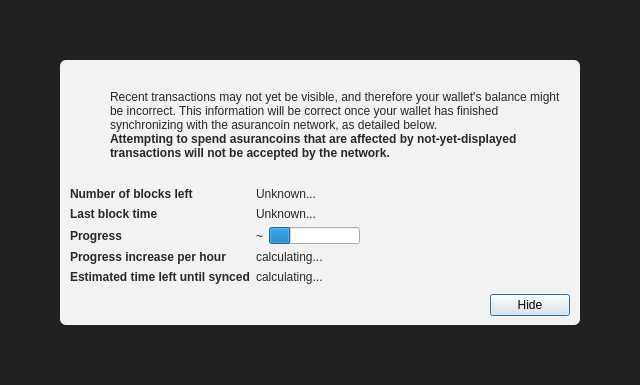
<?xml version="1.0" encoding="UTF-8"?>
<ui version="4.0">
 <class>ModalOverlay</class>
 <widget class="QWidget" name="ModalOverlay">
  <property name="geometry">
   <rect>
    <x>0</x>
    <y>0</y>
    <width>640</width>
    <height>385</height>
   </rect>
  </property>
  <property name="windowTitle">
   <string>Form</string>
  </property>
  <layout class="QVBoxLayout" name="verticalLayout" stretch="0">
   <property name="sizeConstraint">
    <enum>QLayout::SetDefaultConstraint</enum>
   </property>
   <property name="leftMargin">
    <number>0</number>
   </property>
   <property name="topMargin">
    <number>0</number>
   </property>
   <property name="rightMargin">
    <number>0</number>
   </property>
   <property name="bottomMargin">
    <number>0</number>
   </property>
   <item>
    <widget class="QWidget" name="bgWidget" native="true">
     <property name="styleSheet">
      <string notr="true">#bgWidget { background: rgba(0,0,0,220); }</string>
     </property>
     <layout class="QVBoxLayout" name="verticalLayoutMain" stretch="1">
      <property name="leftMargin">
       <number>60</number>
      </property>
      <property name="topMargin">
       <number>60</number>
      </property>
      <property name="rightMargin">
       <number>60</number>
      </property>
      <property name="bottomMargin">
       <number>60</number>
      </property>
      <item>
       <widget class="QWidget" name="contentWidget" native="true">
        <property name="styleSheet">
         <string notr="true">#contentWidget { background: rgba(255,255,255,240); border-radius: 6px; }

QLabel { color: rgb(40,40,40);  }</string>
        </property>
        <layout class="QVBoxLayout" name="verticalLayoutSub" stretch="1,0,0,0">
         <property name="spacing">
          <number>0</number>
         </property>
         <property name="leftMargin">
          <number>10</number>
         </property>
         <property name="topMargin">
          <number>10</number>
         </property>
         <property name="rightMargin">
          <number>10</number>
         </property>
         <property name="bottomMargin">
          <number>10</number>
         </property>
         <item>
          <layout class="QHBoxLayout" name="horizontalLayoutIconText" stretch="0,1">
           <property name="topMargin">
            <number>20</number>
           </property>
           <item>
            <layout class="QVBoxLayout" name="verticalLayoutIcon">
             <property name="leftMargin">
              <number>0</number>
             </property>
             <item>
              <widget class="QPushButton" name="warningIcon">
               <property name="enabled">
                <bool>false</bool>
               </property>
               <property name="text">
                <string/>
               </property>
               <property name="icon">
                <iconset>
                 <normaloff>:/icons/warning</normaloff>
                 <disabledoff>:/icons/warning</disabledoff>:/icons/warning</iconset>
               </property>
               <property name="iconSize">
                <size>
                 <width>48</width>
                 <height>48</height>
                </size>
               </property>
               <property name="flat">
                <bool>true</bool>
               </property>
              </widget>
             </item>
             <item>
              <spacer name="verticalSpacerWarningIcon">
               <property name="orientation">
                <enum>Qt::Vertical</enum>
               </property>
               <property name="sizeHint" stdset="0">
                <size>
                 <width>20</width>
                 <height>40</height>
                </size>
               </property>
              </spacer>
             </item>
            </layout>
           </item>
           <item>
            <layout class="QVBoxLayout" name="verticalLayoutInfoText">
             <property name="leftMargin">
              <number>0</number>
             </property>
             <property name="topMargin">
              <number>0</number>
             </property>
             <item>
              <widget class="QLabel" name="infoText">
               <property name="text">
                <string>Recent transactions may not yet be visible, and therefore your wallet's balance might be incorrect. This information will be correct once your wallet has finished synchronizing with the asurancoin network, as detailed below.</string>
               </property>
               <property name="textFormat">
                <enum>Qt::RichText</enum>
               </property>
               <property name="wordWrap">
                <bool>true</bool>
               </property>
              </widget>
             </item>
             <item>
              <widget class="QLabel" name="infoTextStrong">
               <property name="font">
                <font>
                 <weight>75</weight>
                 <bold>true</bold>
                </font>
               </property>
               <property name="text">
                <string>Attempting to spend asurancoins that are affected by not-yet-displayed transactions will not be accepted by the network.</string>
               </property>
               <property name="textFormat">
                <enum>Qt::RichText</enum>
               </property>
               <property name="wordWrap">
                <bool>true</bool>
               </property>
              </widget>
             </item>
             <item>
              <spacer name="verticalSpacerInTextSpace">
               <property name="orientation">
                <enum>Qt::Vertical</enum>
               </property>
               <property name="sizeHint" stdset="0">
                <size>
                 <width>20</width>
                 <height>40</height>
                </size>
               </property>
              </spacer>
             </item>
            </layout>
           </item>
          </layout>
         </item>
         <item>
          <spacer name="verticalSpacerAfterText">
           <property name="orientation">
            <enum>Qt::Vertical</enum>
           </property>
           <property name="sizeHint" stdset="0">
            <size>
             <width>20</width>
             <height>40</height>
            </size>
           </property>
          </spacer>
         </item>
         <item>
          <layout class="QFormLayout" name="formLayout">
           <property name="fieldGrowthPolicy">
            <enum>QFormLayout::FieldsStayAtSizeHint</enum>
           </property>
           <property name="horizontalSpacing">
            <number>6</number>
           </property>
           <property name="verticalSpacing">
            <number>6</number>
           </property>
           <property name="topMargin">
            <number>10</number>
           </property>
           <item row="0" column="0">
            <widget class="QLabel" name="labelNumberOfBlocksLeft">
             <property name="font">
              <font>
               <weight>75</weight>
               <bold>true</bold>
              </font>
             </property>
             <property name="text">
              <string>Number of blocks left</string>
             </property>
            </widget>
           </item>
           <item row="0" column="1">
            <widget class="QLabel" name="numberOfBlocksLeft">
             <property name="text">
              <string>Unknown...</string>
             </property>
            </widget>
           </item>
           <item row="1" column="0">
            <widget class="QLabel" name="labelLastBlockTime">
             <property name="font">
              <font>
               <weight>75</weight>
               <bold>true</bold>
              </font>
             </property>
             <property name="text">
              <string>Last block time</string>
             </property>
            </widget>
           </item>
           <item row="1" column="1">
            <widget class="QLabel" name="newestBlockDate">
             <property name="sizePolicy">
              <sizepolicy hsizetype="Maximum" vsizetype="Preferred">
               <horstretch>0</horstretch>
               <verstretch>0</verstretch>
              </sizepolicy>
             </property>
             <property name="text">
              <string>Unknown...</string>
             </property>
            </widget>
           </item>
           <item row="2" column="0">
            <widget class="QLabel" name="labelSyncDone">
             <property name="font">
              <font>
               <weight>75</weight>
               <bold>true</bold>
              </font>
             </property>
             <property name="text">
              <string>Progress</string>
             </property>
            </widget>
           </item>
           <item row="2" column="1">
            <layout class="QHBoxLayout" name="horizontalLayoutSync" stretch="0,1">
             <item>
              <widget class="QLabel" name="percentageProgress">
               <property name="text">
                <string notr="true">~</string>
               </property>
              </widget>
             </item>
             <item>
              <widget class="QProgressBar" name="progressBar">
               <property name="value">
                <number>24</number>
               </property>
               <property name="format">
                <string/>
               </property>
              </widget>
             </item>
            </layout>
           </item>
           <item row="4" column="0">
            <widget class="QLabel" name="labelProgressIncrease">
             <property name="font">
              <font>
               <weight>75</weight>
               <bold>true</bold>
              </font>
             </property>
             <property name="text">
              <string>Progress increase per hour</string>
             </property>
            </widget>
           </item>
           <item row="4" column="1">
            <widget class="QLabel" name="progressIncreasePerH">
             <property name="text">
              <string>calculating...</string>
             </property>
            </widget>
           </item>
           <item row="5" column="0">
            <widget class="QLabel" name="labelEstimatedTimeLeft">
             <property name="font">
              <font>
               <weight>75</weight>
               <bold>true</bold>
              </font>
             </property>
             <property name="text">
              <string>Estimated time left until synced</string>
             </property>
            </widget>
           </item>
           <item row="5" column="1">
            <widget class="QLabel" name="expectedTimeLeft">
             <property name="text">
              <string>calculating...</string>
             </property>
            </widget>
           </item>
          </layout>
         </item>
         <item>
          <layout class="QHBoxLayout" name="horizontalLayoutButtons">
           <property name="leftMargin">
            <number>10</number>
           </property>
           <property name="topMargin">
            <number>10</number>
           </property>
           <item>
            <spacer name="horizontalSpacer">
             <property name="orientation">
              <enum>Qt::Horizontal</enum>
             </property>
             <property name="sizeHint" stdset="0">
              <size>
               <width>40</width>
               <height>20</height>
              </size>
             </property>
            </spacer>
           </item>
           <item>
            <widget class="QPushButton" name="closeButton">
             <property name="text">
              <string>Hide</string>
             </property>
             <property name="shortcut">
              <string>Esc</string>
             </property>
             <property name="focusPolicy">
              <enum>Qt::StrongFocus</enum>
             </property>
             <property name="default">
              <bool>true</bool>
             </property>
            </widget>
           </item>
          </layout>
         </item>
        </layout>
       </widget>
      </item>
     </layout>
    </widget>
   </item>
  </layout>
 </widget>
 <resources/>
 <connections/>
</ui>
